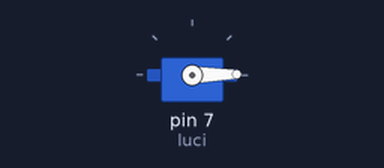
Bench run of a sketch on a simulated Arduino Uno, built with avr-gcc and run on an emulated ATmega328P. Shown: servo.

Above: at 0.05 s.
At 2.65 s:
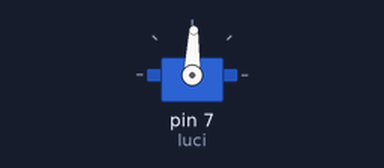
At 5.25 s:
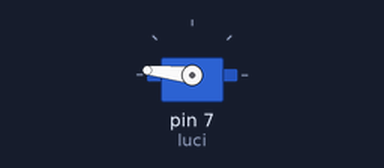
At 10.45 s:
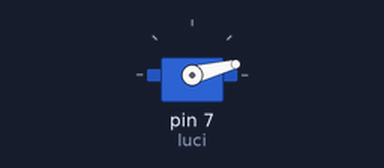
Timing chart, 0 to 14.2 s (numbered marks = the images above):
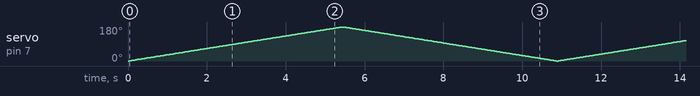

The sketch:

10_servo_using_for_loop1.ino
```cpp
#include <Servo.h>
Servo luci;
void setup()
{
  luci.attach(7);

}

void loop()
{
  for (int i=0;i<=180;i++)
  {
    luci.write(i);
    delay(30);
  }
  for (int i=180;i>=0;i--)
  {
    luci.write(i);
    delay(30);
  }
}
```
